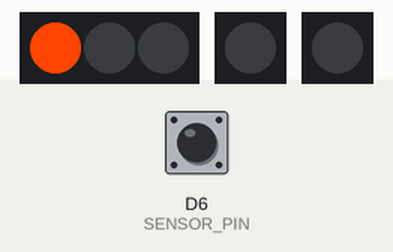
Recording of a program running on a simulated ESP8266 (NodeMCU). Shown: 3 RGB LEDs in strip order, left to right, 2 × 1 RGB LEDs in strip order, left to right. The test bench sets the inputs (shaded band); at power-on: D6 (SENSOR_PIN) HIGH. Dim RGB values are drawn brighter than linear; what the program prints to the serial monitor is not drawn.

Above: at 4.7 s.
4.8 s: D6 (SENSOR_PIN) pulsed LOW 5 times (0.12 s each, 0.3 s apart)
At 7.7 s:
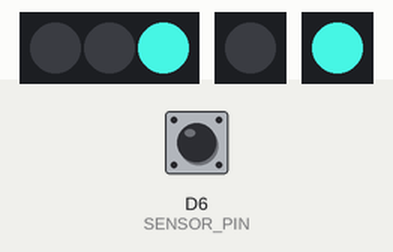
At 12.4 s:
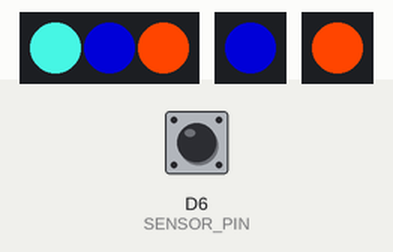
Timing chart, 0 to 19.4 s (numbered marks = the images above; inputs shaded):
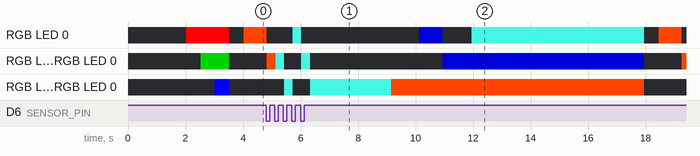

The program:

main.cpp
```cpp
#include <Arduino.h>
#include <FastLED.h>
#include "config.h"

// === CONFIGURACIÓN DE PINES ===
#define NEOPIXEL_PIN_D1       D1
#define NEOPIXEL_PIN_D2       D2
#define NEOPIXEL_PIN_D3       D3
#define SENSOR_PIN            D6  // Pin para sensor de flujo de agua

// === ARRAYS DE LEDs ===
// Software universal - doble lógica:
// D1 → leds_serie[3] (controla 3 LEDs en serie O solo el primero si está separado)
// D2 → leds_d2[1] (solo se usa en modo separado)
// D3 → leds_d3[1] (solo se usa en modo separado)
CRGB leds_serie[3];     // D1: 3 LEDs serie O 1 LED separado (usa leds_serie[0])
CRGB leds_d2[1];        // D2: 1 LED (solo modo separado)
CRGB leds_d3[1];        // D3: 1 LED (solo modo separado)

// === MODO FLUJO DE AGUA ===
volatile bool modoFlujo = false;
volatile unsigned long ultimoPulso = 0;
volatile int ledActual = 0;
volatile unsigned long contadorPulsos = 0;  // Contador de pulsos (para debug)
#define TIMEOUT_FLUJO 3000  // 3 segundos sin pulsos vuelve a modo normal
#define DEBOUNCE_MS 20      // Debounce reducido para detectar flujo rápido

// Interrupción para pulsos de agua con debounce
void IRAM_ATTR pulsosAgua() {
    unsigned long ahora = millis();

    // Ignorar si el pulso es muy rápido (debounce)
    if (ahora - ultimoPulso < DEBOUNCE_MS) {
        return;
    }

    contadorPulsos++;
    modoFlujo = true;
    ultimoPulso = ahora;
    ledActual = (ledActual + 1) % 3;  // Rotar entre 0, 1, 2
}

// Colores
const CRGB COLOR_TURQUESA = CRGB(64, 224, 208);
const CRGB COLOR_AZUL_MARINO = CRGB(0, 0, 139);
const CRGB COLOR_NARANJA = CRGB(255, 69, 0);

// === FUNCIONES SIMPLES ===
void apagarTodo() {
    // Apagar todos los LEDs (serie y separados)
    leds_serie[0] = CRGB::Black;
    leds_serie[1] = CRGB::Black;
    leds_serie[2] = CRGB::Black;
    leds_d2[0] = CRGB::Black;
    leds_d3[0] = CRGB::Black;
    FastLED.show();
}

// === MODO FLUJO DE AGUA ===
void mostrarFlujoAgua() {
    // Efecto secuencial: cada pulso enciende el siguiente LED
    // La velocidad de los pulsos = velocidad del efecto visual

    apagarTodo();

    // Encender SOLO el LED actual (efecto de movimiento)
    if (ledActual == 0) {
        leds_serie[0] = COLOR_TURQUESA;
    } else if (ledActual == 1) {
        leds_serie[1] = COLOR_TURQUESA;
        leds_d2[0] = COLOR_TURQUESA;
    } else if (ledActual == 2) {
        leds_serie[2] = COLOR_TURQUESA;
        leds_d3[0] = COLOR_TURQUESA;
    }

    FastLED.show();
}

void ponerNaranja(int strip) {
    if (strip == 1) {
        // Strip 1: D1 → siempre es leds_serie[0]
        leds_serie[0] = COLOR_NARANJA;
    } else if (strip == 2) {
        // Strip 2: leds_serie[1] (serie) Y leds_d2[0] (separado)
        leds_serie[1] = COLOR_NARANJA;
        leds_d2[0] = COLOR_NARANJA;
    } else if (strip == 3) {
        // Strip 3: leds_serie[2] (serie) Y leds_d3[0] (separado)
        leds_serie[2] = COLOR_NARANJA;
        leds_d3[0] = COLOR_NARANJA;
    }
    FastLED.show();
}

void ponerAzulMarino(int strip) {
    if (strip == 1) {
        // Strip 1: D1 → siempre es leds_serie[0]
        leds_serie[0] = COLOR_AZUL_MARINO;
    } else if (strip == 2) {
        // Strip 2: leds_serie[1] (serie) Y leds_d2[0] (separado)
        leds_serie[1] = COLOR_AZUL_MARINO;
        leds_d2[0] = COLOR_AZUL_MARINO;
    } else if (strip == 3) {
        // Strip 3: leds_serie[2] (serie) Y leds_d3[0] (separado)
        leds_serie[2] = COLOR_AZUL_MARINO;
        leds_d3[0] = COLOR_AZUL_MARINO;
    }
    FastLED.show();
}

void ponerTurquesa(int strip) {
    if (strip == 1) {
        // Strip 1: D1 → siempre es leds_serie[0]
        leds_serie[0] = COLOR_TURQUESA;
    } else if (strip == 2) {
        // Strip 2: leds_serie[1] (serie) Y leds_d2[0] (separado)
        leds_serie[1] = COLOR_TURQUESA;
        leds_d2[0] = COLOR_TURQUESA;
    } else if (strip == 3) {
        // Strip 3: leds_serie[2] (serie) Y leds_d3[0] (separado)
        leds_serie[2] = COLOR_TURQUESA;
        leds_d3[0] = COLOR_TURQUESA;
    }
    FastLED.show();
}

void encenderLogoCompleto() {
    // D1 serie: 3 LEDs con sus colores
    leds_serie[0] = COLOR_TURQUESA;
    leds_serie[1] = COLOR_AZUL_MARINO;
    leds_serie[2] = COLOR_NARANJA;
    // Separados: D2 y D3
    leds_d2[0] = COLOR_AZUL_MARINO;
    leds_d3[0] = COLOR_NARANJA;
    FastLED.show();
}

// === FUNCIONES PARA ILUMINAR TODO EL LOGO CON UN COLOR ===
void todoTurquesa() {
    leds_serie[0] = COLOR_TURQUESA;
    leds_serie[1] = COLOR_TURQUESA;
    leds_serie[2] = COLOR_TURQUESA;
    leds_d2[0] = COLOR_TURQUESA;
    leds_d3[0] = COLOR_TURQUESA;
    FastLED.show();
}

void todoAzulMarino() {
    leds_serie[0] = COLOR_AZUL_MARINO;
    leds_serie[1] = COLOR_AZUL_MARINO;
    leds_serie[2] = COLOR_AZUL_MARINO;
    leds_d2[0] = COLOR_AZUL_MARINO;
    leds_d3[0] = COLOR_AZUL_MARINO;
    FastLED.show();
}

void todoNaranja() {
    leds_serie[0] = COLOR_NARANJA;
    leds_serie[1] = COLOR_NARANJA;
    leds_serie[2] = COLOR_NARANJA;
    leds_d2[0] = COLOR_NARANJA;
    leds_d3[0] = COLOR_NARANJA;
    FastLED.show();
}

void setup() {
    Serial.begin(115200);
    delay(2000);

    Serial.println("=== CONTROL NEOPIXEL CON SENSOR DE FLUJO ===");

    // Configurar pin de sensor con interrupción
    pinMode(SENSOR_PIN, INPUT_PULLUP);
    attachInterrupt(digitalPinToInterrupt(SENSOR_PIN), pulsosAgua, RISING);
    Serial.println("✅ Sensor de flujo en D6 - Modo: RISING (solo flancos de subida)");
    Serial.print("💡 Debounce: ");
    Serial.print(DEBOUNCE_MS);
    Serial.println("ms - ignora pulsos muy rápidos");

    Serial.print("LEDs por tira: ");
    Serial.println(NUM_LEDS_PER_STRIP);
    Serial.print("Brillo configurado: ");
    Serial.println(BRIGHTNESS);

    // Configurar LEDs - DOBLE LÓGICA CORREGIDA
    Serial.println("Configurando FastLED...");
    FastLED.addLeds<WS2812B, NEOPIXEL_PIN_D1, GRB>(leds_serie, 3);
    FastLED.addLeds<WS2812B, NEOPIXEL_PIN_D2, GRB>(leds_d2, 1);
    FastLED.addLeds<WS2812B, NEOPIXEL_PIN_D3, GRB>(leds_d3, 1);
    Serial.println("CONFIGURACIÓN: D1→3serie, D2→1, D3→1");

    FastLED.setBrightness(BRIGHTNESS);

    // Test inicial rápido
    Serial.println("=== TEST INICIAL ===");
    leds_serie[0] = CRGB::Red;
    FastLED.show();
    delay(500);
    leds_serie[1] = CRGB::Green;
    leds_d2[0] = CRGB::Green;
    FastLED.show();
    delay(500);
    leds_serie[2] = CRGB::Blue;
    leds_d3[0] = CRGB::Blue;
    FastLED.show();
    delay(500);
    apagarTodo();

    Serial.println("✅ Sistema listo - Esperando señal...");
}

void presentacionNormal() {
    static unsigned long tiempoInicio = 0;
    static int paso = 0;
    static bool presentacionIniciada = false;

    // Iniciar presentación
    if (!presentacionIniciada) {
        Serial.println("=== FORMACIÓN DEL LOGO ===");
        tiempoInicio = millis();
        paso = 0;
        presentacionIniciada = true;
        apagarTodo();
    }

    unsigned long tiempoTranscurrido = millis() - tiempoInicio;

    // Secuencia simplificada - solo formación del logo
    if (paso == 0 && tiempoTranscurrido >= 500) {
        Serial.println("🔸 NARANJA: arriba");
        apagarTodo();
        ponerNaranja(1);
        paso = 1;
        tiempoInicio = millis();
    }
    else if (paso == 1 && tiempoTranscurrido >= 800) {
        Serial.println("🔸 NARANJA: centro");
        apagarTodo();
        ponerNaranja(2);
        paso = 2;
        tiempoInicio = millis();
    }
    else if (paso == 2 && tiempoTranscurrido >= 800) {
        Serial.println("🔸 NARANJA: abajo - SE QUEDA");
        apagarTodo();
        ponerNaranja(3);
        paso = 3;
        tiempoInicio = millis();
    }
    else if (paso == 3 && tiempoTranscurrido >= 1000) {
        Serial.println("🔷 AZUL MARINO: arriba");
        ponerAzulMarino(1);
        ponerNaranja(3);
        paso = 4;
        tiempoInicio = millis();
    }
    else if (paso == 4 && tiempoTranscurrido >= 800) {
        Serial.println("🔷 AZUL MARINO: centro - SE QUEDA");
        apagarTodo();
        ponerAzulMarino(2);
        ponerNaranja(3);
        paso = 5;
        tiempoInicio = millis();
    }
    else if (paso == 5 && tiempoTranscurrido >= 1000) {
        Serial.println("🔶 TURQUESA: arriba - SE QUEDA");
        ponerTurquesa(1);
        ponerAzulMarino(2);
        ponerNaranja(3);
        paso = 6;
        tiempoInicio = millis();
    }
    else if (paso == 6 && tiempoTranscurrido >= 1000) {
        Serial.println("✨ LOGO COMPLETO");
        encenderLogoCompleto();
        paso = 7;
        tiempoInicio = millis();
    }
    else if (paso == 7 && tiempoTranscurrido >= 5000) {
        Serial.println("🔄 REINICIANDO");
        presentacionIniciada = false;
        paso = 0;
    }
}

void loop() {
    static unsigned long ultimoReporte = 0;
    static unsigned long pulsosAnteriores = 0;

    // Reportar estado cada 5 segundos
    if (millis() - ultimoReporte > 5000) {
        Serial.print("📊 Estado: Modo=");
        Serial.print(modoFlujo ? "FLUJO" : "NORMAL");
        Serial.print(" | Pulsos totales=");
        Serial.print(contadorPulsos);
        Serial.print(" | LED actual=");
        Serial.println(ledActual);

        if (contadorPulsos > pulsosAnteriores) {
            Serial.print("🌊 ¡");
            Serial.print(contadorPulsos - pulsosAnteriores);
            Serial.println(" pulsos detectados en últimos 5 seg!");
        }

        pulsosAnteriores = contadorPulsos;
        ultimoReporte = millis();
    }

    // Verificar timeout del modo flujo
    if (modoFlujo && (millis() - ultimoPulso > TIMEOUT_FLUJO)) {
        modoFlujo = false;
        Serial.println("⏰ Timeout - Volviendo a modo normal");
    }

    // Ejecutar según el modo activo
    if (modoFlujo) {
        // MODO FLUJO: Mostrar LED según pulsos
        // Sin delay - la velocidad la marca el sensor!
        mostrarFlujoAgua();
        // Sin delay para máxima respuesta
    } else {
        // MODO NORMAL: Presentación del logo (sin delays bloqueantes)
        presentacionNormal();
        // Sin delay - la función usa millis() internamente
    }
}
```

config.h
```cpp
/*
 * Archivo de configuración para el proyecto NeoPixel ESP8266
 * Personaliza estos valores según tu hardware específico
 */

#ifndef CONFIG_H
#define CONFIG_H

// === CONFIGURACIÓN DE HARDWARE ===
// El mismo software funciona con dos configuraciones de hardware:
// - Opción 1: 3 pines separados (D1, D2, D3) con 10 LEDs cada uno
// - Opción 2: 1 pin único (D1) con 30 LEDs en serie
// Solo cambia el cableado físico, el software es idéntico

#define NUM_LEDS_PER_STRIP    1     // Número de LEDs por sección lógica (1 LED por sección)
#define BRIGHTNESS            255   // Brillo al MÁXIMO (0-255)
#define MAX_BRIGHTNESS        255   // Brillo máximo permitido

// === SOFTWARE UNIVERSAL ===
// No hay configuraciones que cambiar - el mismo código funciona siempre

// === CONFIGURACIÓN DE EFECTOS ===
#define ANIMATION_SPEED       100   // Velocidad de animación (ms)
#define AUTO_CHANGE_INTERVAL  10000 // Cambio automático de efecto (ms)
#define SPARKLE_DENSITY       3     // Densidad de destellos (0-10)

// === CONFIGURACIÓN DE COLORES ===
// Puedes personalizar estos colores modificando los valores RGB
#define CUSTOM_RED      255, 0, 0
#define CUSTOM_GREEN    0, 255, 0
#define CUSTOM_BLUE     0, 0, 255
#define CUSTOM_YELLOW   255, 255, 0
#define CUSTOM_MAGENTA  255, 0, 255
#define CUSTOM_CYAN     0, 255, 255
#define CUSTOM_WHITE    255, 255, 255
#define CUSTOM_ORANGE   255, 165, 0
#define CUSTOM_PURPLE   128, 0, 128

// === CONFIGURACIÓN DE COMUNICACIÓN ===
#define SERIAL_BAUD_RATE      115200
#define DEBUG_ENABLED         true

// === CONFIGURACIÓN AVANZADA ===
#define LED_TYPE              WS2812B
#define COLOR_ORDER           GRB
#define NUM_EFFECTS           6

#endif // CONFIG_H
```
